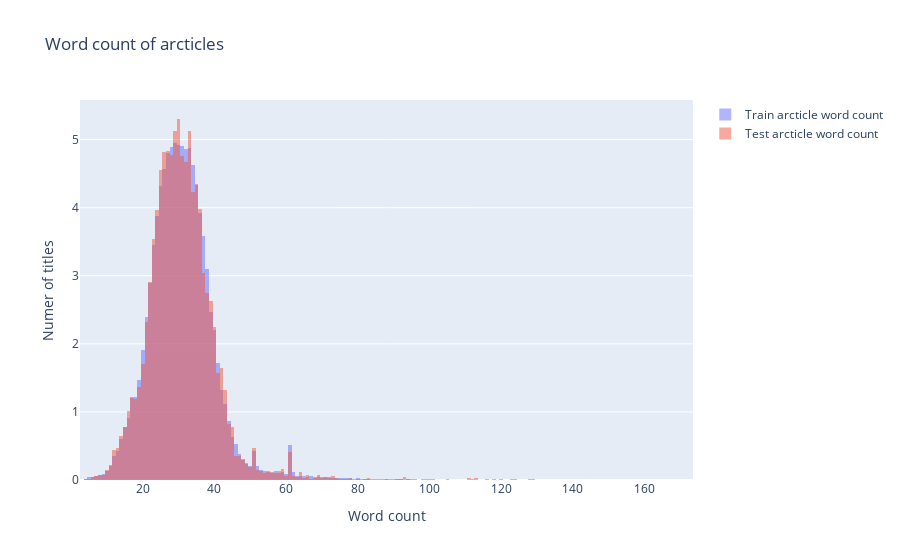

Notebook code cell kept with this figure:
### Code cell
trace3 = go.Histogram(x=df_train['article_word_count'], opacity=0.5, histnorm="percent", 
                      name="Train arcticle word count")
trace4 = go.Histogram(x=df_test['article_word_count'], opacity=0.5, histnorm="percent", 
                      name="Test arcticle word count")


data = [trace3, trace4]
layout = go.Layout(barmode='overlay',
                   title='Word count of arcticles',
                   xaxis=dict(title='Word count'),
                   yaxis=dict(title='Numer of titles'))

fig = go.Figure(data=data, layout=layout)
iplot(fig)

### Figure 1 — Plotly figure (JSON) as saved in the notebook; plotly's stock layout.template omitted (floating-point values rounded to 4 significant figures; data arrays with more than 128 entries replaced by an {"elided": "..."} marker saying what was removed)
{"data": [{"histnorm": "percent", "name": "Train arcticle word count", "opacity": 0.5, "type": "histogram", "x": {"elided": "120000 int values"}}, {"histnorm": "percent", "name": "Test arcticle word count", "opacity": 0.5, "type": "histogram", "x": {"elided": "7600 int values"}}], "layout": {"barmode": "overlay", "title": {"text": "Word count of arcticles"}, "xaxis": {"title": {"text": "Word count"}}, "yaxis": {"title": {"text": "Numer of titles"}}}}
